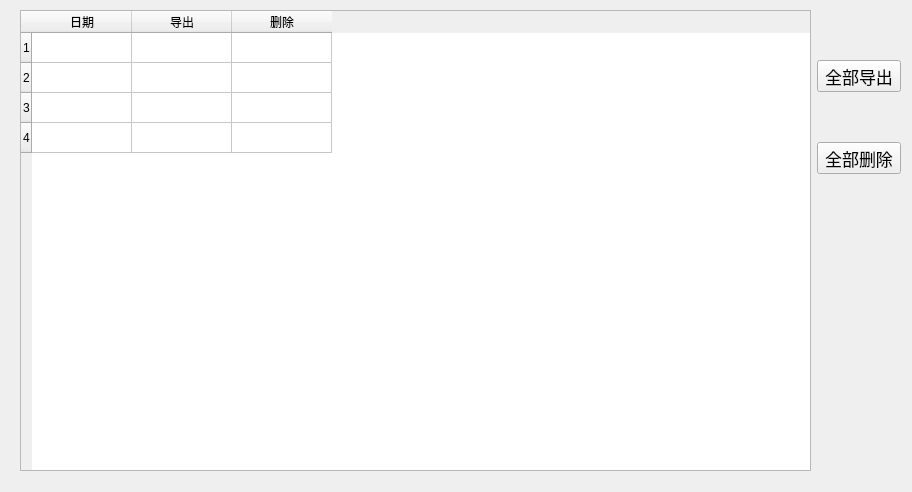
<?xml version="1.0" encoding="UTF-8"?>
<ui version="4.0">
 <class>DlgLaserCPS</class>
 <widget class="QDialog" name="DlgLaserCPS">
  <property name="geometry">
   <rect>
    <x>0</x>
    <y>0</y>
    <width>912</width>
    <height>492</height>
   </rect>
  </property>
  <property name="windowTitle">
   <string>Dialog</string>
  </property>
  <widget class="QWidget" name="horizontalLayoutWidget">
   <property name="geometry">
    <rect>
     <x>20</x>
     <y>10</y>
     <width>881</width>
     <height>461</height>
    </rect>
   </property>
   <layout class="QHBoxLayout" name="mainLayout">
    <item>
     <widget class="QTableWidget" name="tableWidget">
      <property name="textElideMode">
       <enum>Qt::ElideRight</enum>
      </property>
      <row>
       <property name="text">
        <string>1</string>
       </property>
      </row>
      <row>
       <property name="text">
        <string>2</string>
       </property>
      </row>
      <row>
       <property name="text">
        <string>3</string>
       </property>
      </row>
      <row>
       <property name="text">
        <string>4</string>
       </property>
      </row>
      <column>
       <property name="text">
        <string>日期</string>
       </property>
      </column>
      <column>
       <property name="text">
        <string>导出</string>
       </property>
      </column>
      <column>
       <property name="text">
        <string>删除</string>
       </property>
      </column>
      <item row="0" column="0">
       <property name="text">
        <string/>
       </property>
      </item>
     </widget>
    </item>
    <item>
     <layout class="QVBoxLayout" name="verticalLayout" stretch="1,1,5">
      <property name="spacing">
       <number>50</number>
      </property>
      <property name="topMargin">
       <number>50</number>
      </property>
      <item>
       <widget class="QToolButton" name="toolButton">
        <property name="font">
         <font>
          <family>楷体</family>
          <pointsize>13</pointsize>
         </font>
        </property>
        <property name="text">
         <string>全部导出</string>
        </property>
       </widget>
      </item>
      <item>
       <widget class="QToolButton" name="toolButton_2">
        <property name="font">
         <font>
          <family>楷体</family>
          <pointsize>13</pointsize>
         </font>
        </property>
        <property name="text">
         <string>全部删除</string>
        </property>
       </widget>
      </item>
      <item>
       <spacer name="verticalSpacer_3">
        <property name="orientation">
         <enum>Qt::Vertical</enum>
        </property>
        <property name="sizeHint" stdset="0">
         <size>
          <width>20</width>
          <height>40</height>
         </size>
        </property>
       </spacer>
      </item>
     </layout>
    </item>
   </layout>
  </widget>
 </widget>
 <resources/>
 <connections/>
</ui>
